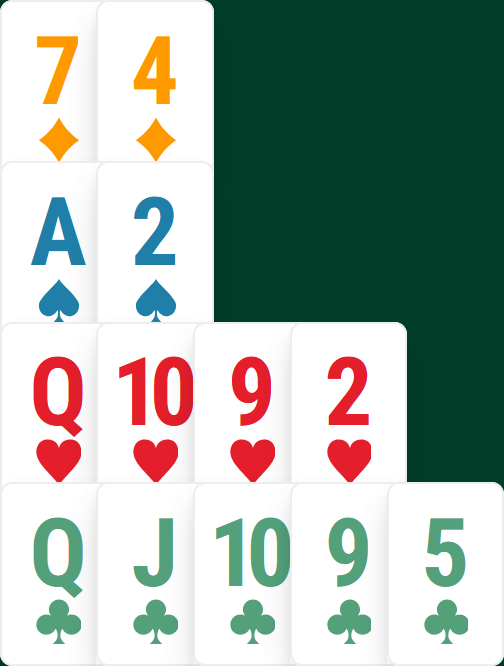
#> input picture hand-ocr/_leftgrid.png, 504 x 666 px; its folder holds only this picture in this run
$ python -i segment.py   (imports and definitions only)
#> lines starting #> are read from the running program, lines starting #| are printed output that depends on the picture; after the words box and inside, x2 and y2 are one past the last pixel; in counts of white or black regions, pixels touching at a corner belong together
"""Card-cell detection + seat grouping (Mode CARDS: app play views).

Real app screenshots (BBO, IntoBridge) are *table play views*, not printed
suit-row diagrams. Structure learned from the fixtures:

- A horizontal N/S hand renders as a run of white mini-cards that visually
  **touch**, so thresholding white yields ONE wide blob; we find that region
  then divide it into cards by pitch. A fanned W/E hand is instead a 2D **grid**
  of cards separated by green gaps, so each card is its own white component
  (isolated at a higher threshold, since the grey seat-label bar bridges the
  bottom row at the strip threshold) -- one component per card, no sub-division.
- Every card carries its **rank glyph above its suit glyph**. Within a strip the
  cards sit on a regular pitch, so the rank glyphs cluster into one column per
  card; each card cell is that column's full-height slice (rank band over suit
  band). Suit is read per-card from the glyph (see recognize), NOT positional.
- **Seat.** BBO keeps N top / S bottom / W left / E right, so for the 2-colour
  BBO path we assign seat by region position (verified against the N/E/S/W
  badges, which agree). IntoBridge *rotates* seats (top can be West), so its
  badge must be read -- that is future work; `read_seat_badges` stays a stub and
  IntoBridge tiles currently mis-seat (and mis-match the BBO atlas), so they are
  flagged, not silently wrong.
- **Face-down hands** (BBO 2-hand: W/E are teal card backs) produce no white
  blob -> that seat is simply absent -> PBN '-'. The centre played card / table
  overlays are rejected by area and by not lying in a hand region.

Vision code imported lazily.
"""

from __future__ import annotations

from dataclasses import dataclass
from typing import Any

# hand-region (merged white cards) filters, as fractions of the image
_HAND_AREA_MIN = 0.008  # a full hand's white area; rejects the centre played card
_STRIP_ASPECT_MIN = 3.0  # w/h above this => a horizontal N/S strip
# glyph filters inside a card
_GLYPH_MIN_AREA, _GLYPH_MIN_H = 40, 12
# individual-card (grid) detection: a fanned/blocky W/E hand is a 2D grid of
# SEPARATE white cards, not a merged strip. At the _hand_blobs threshold (200)
# the grey seat-label bar bridges the bottom card row into one blob; each card
# body is pure white, so a higher threshold isolates every card on its own.
_CARD_WHITE_THR = 235
_CARD_AREA_MIN = 0.001  # one mini-card's white area, as a fraction of the image
_CARD_ASPECT_LO, _CARD_ASPECT_HI = 0.3, 0.75  # a portrait mini-card (strip ~0.67, grid ~0.5)
_CENTRE_BAND = 0.15  # half-width of the central x zone (trick/played cards live here, not hands)
# merged-grid (IntoBridge) detection: its W/E/N/S fans have NO gaps between cards,
# so a whole hand is ONE portrait white blob of four stacked suit rows.
_MERGED_ASPECT_LO, _MERGED_ASPECT_HI = 0.45, 0.9  # a few cards wide, four rows tall (~0.76); not a thin UI bar
_MERGED_H_MIN = 0.28  # tall (spans four suit rows), as a fraction of image height
_MERGED_W_MIN = 0.12  # and several cards wide, as a fraction of image width
# a merged-grid card cell, framed on its suit glyph, expressed in card-pitch units:
_GRID_TOP_ABOVE_SUIT = 1.08  # cell top sits this many pitches above the suit-glyph centre
_GRID_CARD_H = 1.44  # cell height in pitches (rank digits on top, suit below)
# seat-badge circles (IntoBridge): a white letter (N/E/S/W) on a dark disc
_BADGE_H_LO, _BADGE_H_HI = 0.03, 0.05  # letter height as a fraction of image height
_BADGE_X_MAX = 0.88  # ignore the right-hand results panel's avatar badges


@dataclass
class CardCell:
    """One detected mini-card. `index_image` is the top-left corner crop
    holding the rank glyph over the suit glyph."""

    bbox: tuple[int, int, int, int]  # x, y, w, h in the source image
    index_image: Any  # crop of the rank+suit index corner


@dataclass
class HandCluster:
    """A spatially-grouped set of card cells plus the seat read from the
    nearest seat badge. `seat` is None until the badge is classified."""

    cells: list[CardCell]
    seat: str | None
    centroid: tuple[float, float]


def _hand_blobs(bgr: Any) -> list[tuple[int, int, int, int]]:
    """Bounding boxes of the big white card-run regions (one per face-up hand).

    Thresholds near-white, and keeps blobs large enough to be a whole hand (so
    the small centre played card and UI chrome drop out)."""
    import cv2

    h, w = bgr.shape[:2]
    gray = cv2.cvtColor(bgr, cv2.COLOR_BGR2GRAY) if bgr.ndim == 3 else bgr
    _, white = cv2.threshold(gray, 200, 255, cv2.THRESH_BINARY)
    n, _, stats, _ = cv2.connectedComponentsWithStats(white, connectivity=8)
    blobs = []
    for i in range(1, n):
        x, y, bw, bh, area = (int(stats[i, k]) for k in range(5))
        if area > _HAND_AREA_MIN * w * h and bw > 0.05 * w and bh > 0.03 * h:
            blobs.append((x, y, bw, bh))
    return blobs


# [63 lines left out: functions _seat_by_position, _cluster_x, _strip_cards, not called in this run]


def _card_comps(bgr: Any) -> list[tuple[int, int, int, int]]:
    """Bounding boxes of individual white mini-cards (one per face-up card).

    Thresholds white high enough that the grey seat-label bar no longer bridges
    the bottom card row (see `_CARD_WHITE_THR`), so each card body is its own
    portrait component. Applies to strips and grids alike; the caller keeps only
    the grid ones (strip cards are recovered by pitch in `_strip_cards`)."""
    import cv2

    h, w = bgr.shape[:2]
    gray = cv2.cvtColor(bgr, cv2.COLOR_BGR2GRAY) if bgr.ndim == 3 else bgr
    _, white = cv2.threshold(gray, _CARD_WHITE_THR, 255, cv2.THRESH_BINARY)
    n, _, stats, _ = cv2.connectedComponentsWithStats(white, connectivity=8)
    comps = []
    for i in range(1, n):
        x, y, bw, bh, area = (int(stats[i, k]) for k in range(5))
        if area > _CARD_AREA_MIN * w * h and bh > 0.07 * h and _CARD_ASPECT_LO < bw / bh < _CARD_ASPECT_HI:
            comps.append((x, y, bw, bh))
    return comps


def _is_merged_grid(blob: tuple[int, int, int, int], img_h: int, img_w: int) -> bool:
    """A fully-merged (gapless) grid hand: a tall, several-cards-wide portrait
    white blob (excludes thin vertical UI bars and small overlays)."""
    _, _, bw, bh = blob
    return _MERGED_ASPECT_LO < bw / bh < _MERGED_ASPECT_HI and bh > _MERGED_H_MIN * img_h and bw > _MERGED_W_MIN * img_w


def _height_split(heights: list[float]) -> float:
    """Split value between two height clusters (tall rank digits vs short suit
    symbols): the midpoint of the largest gap in the sorted heights."""
    if len(heights) < 2:
        return (heights[0] + 1) if heights else 1.0
    return max((heights[i + 1] - heights[i], (heights[i + 1] + heights[i]) / 2) for i in range(len(heights) - 1))[1]


def _card_pitch(suits: list[tuple[float, float, float, float]]) -> float:
    """Card pitch = median nearest right-neighbour x-gap between suit glyphs that
    share a row (one suit per card, evenly spaced)."""
    import numpy as np

    med_h = float(np.median([s[1] for s in suits]))
    gaps = []
    for a in suits:
        right = [b[2] - a[2] for b in suits if b[2] - a[2] > 0 and abs(b[3] - a[3]) < med_h * 1.2]
        if right:
            gaps.append(min(right))
    return float(np.median(gaps)) if gaps else med_h * 2.1


def _merged_grid_cards(bgr: Any, blob: tuple[int, int, int, int]) -> list[CardCell]:
    """Divide a fully-merged grid hand (IntoBridge fan) into card cells.

    The cards touch with no gaps, so the hand is one white blob of four stacked
    suit rows. Each card carries exactly ONE suit symbol -- a short, ~square
    coloured glyph below its taller rank digit(s) -- so we split the glyphs into
    a tall (rank) and a short (suit) class by height, then anchor a card cell on
    every suit glyph. Anchoring on the suit (one per card) is robust to the
    two-glyph "10"; the cell is framed so the rank sits in `recognize`'s rank
    band and the suit in its suit band."""
    import cv2

    x, y, bw, bh = blob
    gray = cv2.cvtColor(bgr[y : y + bh, x : x + bw], cv2.COLOR_BGR2GRAY)
    _, ink = cv2.threshold(gray, 180, 255, cv2.THRESH_BINARY_INV)
    n, _, stats, cent = cv2.connectedComponentsWithStats(ink, connectivity=8)
    comps = []
    for i in range(1, n):
        gw, gh = int(stats[i, cv2.CC_STAT_WIDTH]), int(stats[i, cv2.CC_STAT_HEIGHT])
        area = int(stats[i, cv2.CC_STAT_AREA])
        if area > _GLYPH_MIN_AREA and _GLYPH_MIN_H < gh < 0.25 * bh:  # 0.25*bh drops the merged card-body blob
            comps.append((float(gw), float(gh), float(cent[i, 0]), float(cent[i, 1])))
    if not comps:
        return []
    thr = _height_split(sorted(c[1] for c in comps))
    suits = [c for c in comps if c[1] < thr and 0.65 < c[0] / c[1] < 1.6]
    if not suits:
        return []
    pitch = _card_pitch(suits)
    half, top_off, card_h, cw = pitch / 2.0, int(_GRID_TOP_ABOVE_SUIT * pitch), int(_GRID_CARD_H * pitch), int(pitch)
    cells = []
    for _, _, sx, sy in suits:
        cx0 = max(0, int(sx - half))
        top = max(0, int(sy) - top_off)
        crop = bgr[y + top : y + top + card_h, x + cx0 : x + cx0 + cw]
        cells.append(CardCell(bbox=(x + cx0, y + top, cw, card_h), index_image=crop))
    return cells


def _grid_cards(bgr: Any, strips: list[tuple[int, int, int, int]]) -> list[CardCell]:
    """CardCells for the fanned/blocky W/E grid hands.

    Each grid card is its own white component (`_card_comps`); we drop any whose
    centre falls inside a strip blob (those are N/S strip cards, divided by pitch
    elsewhere) or in the central x-band (the trick / played cards sit at the
    table centre, never a hand). Each remaining component is a card cell (rank
    over suit), read by the same `recognize` path as strip cells."""
    w = bgr.shape[1]
    cells = []
    for x, y, bw, bh in _card_comps(bgr):
        cx, cy = x + bw / 2, y + bh / 2
        if abs(cx - w / 2) < _CENTRE_BAND * w:
            continue
        if any(sx <= cx <= sx + sw and sy <= cy <= sy + sh for sx, sy, sw, sh in strips):
            continue
        cells.append(CardCell(bbox=(x, y, bw, bh), index_image=bgr[y : y + bh, x : x + bw]))
    return cells


# [8 lines left out: function _group_grid_by_seat, not called in this run]


def find_card_cells(bgr: Any) -> list[CardCell]:
    """Detect mini-card cells across all face-up hands (Mode CARDS).

    Strips (N/S) are divided by card pitch; fanned grids are split into cards two
    ways -- BBO's gapped grids as individual white components (`_grid_cards`),
    IntoBridge's gapless fans as one merged blob divided by suit glyph
    (`_merged_grid_cards`). A face-down hand yields no white cards, so that seat
    stays unknown (PBN '-') rather than wrong."""
    h, w = bgr.shape[:2]
    blobs = _hand_blobs(bgr)
    strips = [b for b in blobs if _is_strip(b)]
    cells = [cell for blob in strips for cell in _strip_cards(bgr, blob)]
    for blob in blobs:
        if _is_merged_grid(blob, h, w):
            cells += _merged_grid_cards(bgr, blob)
    cells += _grid_cards(bgr, strips)
    return cells


def _is_strip(blob: tuple[int, int, int, int]) -> bool:
    return blob[2] / blob[3] >= _STRIP_ASPECT_MIN


# [79 lines left out: functions _make_cluster, cluster_hands, _seat_badge_glyphs, read_seat_badges, segment, not called in this run]

>>> import cv2
>>> picture = cv2.imread('../_leftgrid.png')
#> picture is the input picture: shape (666, 504, 3); mean B, G, R 164.8, 174, 158.6
>>> result = find_card_cells(picture)
#> in _hand_blobs, `gray = cv2.cvtColor(bgr, cv2.COLOR_BGR2GRAY) if bgr.ndim == 3 else bgr`:
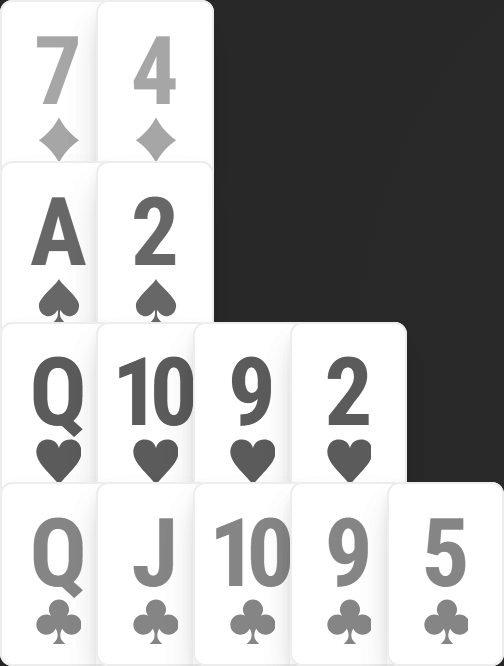
#> gray: shape (666, 504); min 35, max 255, mean 168.3
#> in _hand_blobs, `_, white = cv2.threshold(gray, 200, 255, cv2.THRESH_BINARY)`:
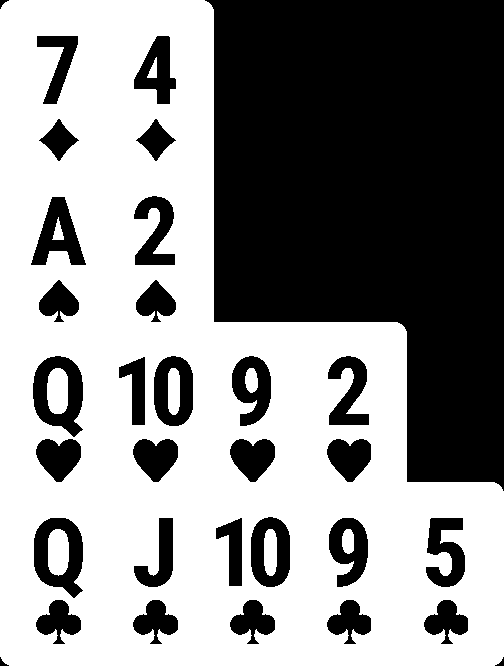
#> white: shape (666, 504); 56.1% white; 32 black regions, largest, box (x1, y1, x2, y2) and area: (205, 0, 504, 491) 109002, (33, 356, 83, 437) 2227, (34, 518, 83, 598) 2188
#> in _hand_blobs, `n, _, stats, _ = cv2.connectedComponentsWithStats(white, connectivity=8)`: n = 10; stats = [[0, 0, 504, 666, 147430], [0, 0, 504, 666, 184694], [147, 57, 10, 21, 120], [52, 217, 12, 23, 146], [47, 368, 21, 46, 847], [168, 368, 12, 47, 515], [245, 368, 13, 25, 259], [48, 529, 21, 47, 854], [264, 529, 13, 47, 544], [342, 529, 12, 25, 255]]
#> the loop in _hand_blobs, `for i in range(1, n):` made 9 passes
#> after the loop in _hand_blobs, `for i in range(1, n):`: blobs = [(0, 0, 504, 666)]
#> in find_card_cells, `strips = [b for b in blobs if _is_strip(b)]`: strips = []
#> the loop in find_card_cells, `for blob in blobs:` made 1 pass
#> (blob, x in _merged_grid_cards, y in _merged_grid_cards, n in _merged_grid_cards, thr in _merged_grid_cards) on pass 1: ((0, 0, 504, 666), 0, 0, 33, 55.5)
#> pass 1, in _merged_grid_cards, `_, ink = cv2.threshold(gray, 180, 255, cv2.THRESH_BINARY_INV)`:
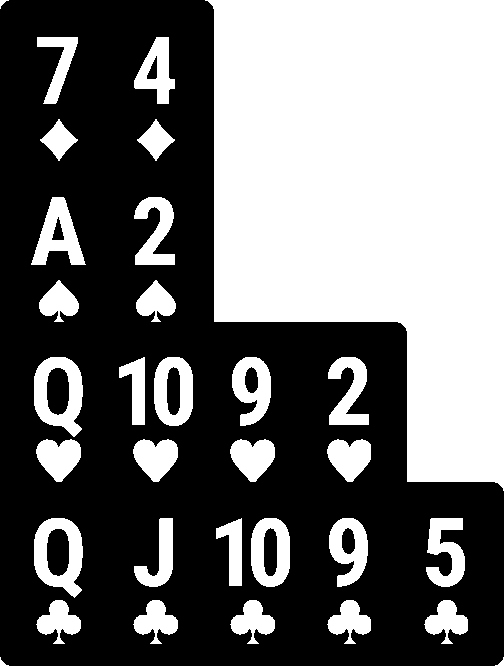
#> ink: shape (666, 504); 43.7% white; 32 white regions, largest, box (x1, y1, x2, y2) and area: (205, 0, 504, 491) 108996, (34, 357, 83, 437) 2155, (34, 518, 83, 598) 2127
#> in _card_comps, `h, w = bgr.shape[:2]`: h = 666; w = 504
#> in _card_comps, `_, white = cv2.threshold(gray, _CARD_WHITE_THR, 255, cv2.THRESH_BINARY)`:
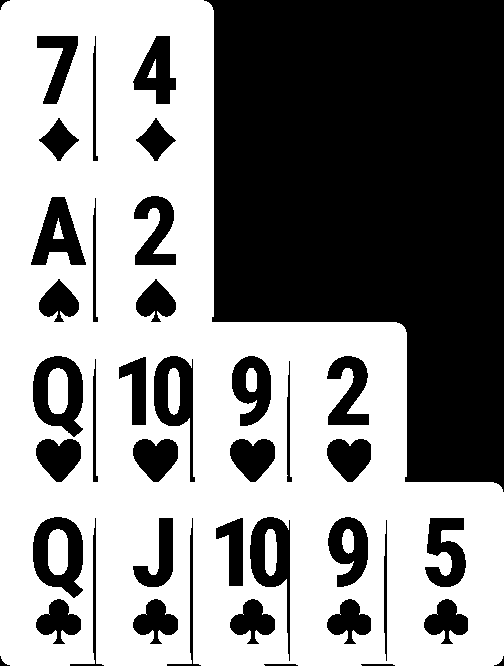
#> white: shape (666, 504); 54.6% white; 41 black regions, largest, box (x1, y1, x2, y2) and area: (204, 0, 504, 492) 109028, (33, 517, 83, 598) 2300, (33, 356, 83, 437) 2298
#> in _card_comps, `n, _, stats, _ = cv2.connectedComponentsWithStats(white, connectivity=8)`: n = 10
#> after the loop in _grid_cards, `for x, y, bw, bh in _card_comps(bgr):`: cells = []
#> result = 13 items

$ run again, on hand-ocr/_wjfull.png
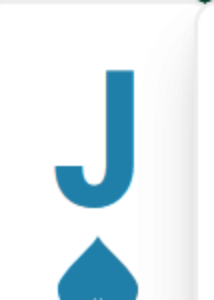
#> input picture hand-ocr/_wjfull.png, 214 x 300 px
#> picture is the input picture: shape (300, 214, 3); mean B, G, R 241.5, 236.3, 224.2
#> in _hand_blobs, `_, white = cv2.threshold(gray, 200, 255, cv2.THRESH_BINARY)`:
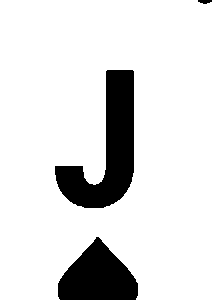
#> white: shape (300, 214); 86.9% white; 3 black regions, box (x1, y1, x2, y2) and area: (55, 70, 134, 208) 5042, (58, 237, 138, 300) 3298, (198, 0, 212, 4) 42
#> in _hand_blobs, `n, _, stats, _ = cv2.connectedComponentsWithStats(white, connectivity=8)`: n = 2; stats = [[55, 0, 157, 300, 8382], [0, 0, 214, 300, 55818]]
#> the loop in _hand_blobs, `for i in range(1, n):` made 1 pass
#> after the loop in _hand_blobs, `for i in range(1, n):`: blobs = [(0, 0, 214, 300)]
#> strips = []
#> the loop in find_card_cells, `for blob in blobs:` made 1 pass
#> (blob, x in _merged_grid_cards, y in _merged_grid_cards, n in _merged_grid_cards, thr in _merged_grid_cards, suits in _merged_grid_cards) on pass 1: ((0, 0, 214, 300), 0, 0, 4, 63, [(80, 62, 97.45, 276.9)])
#> in _card_comps, `h, w = bgr.shape[:2]`: h = 300; w = 214
#> in _card_comps, `_, white = cv2.threshold(gray, _CARD_WHITE_THR, 255, cv2.THRESH_BINARY)`:
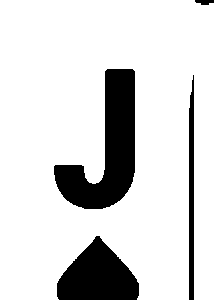
#> white: shape (300, 214); 84.4% white; 4 black regions, box (x1, y1, x2, y2) and area: (54, 69, 135, 209) 5453, (57, 236, 139, 300) 3442, (189, 75, 194, 300) 1050, (195, 0, 214, 5) 72
#> in _card_comps, `n, _, stats, _ = cv2.connectedComponentsWithStats(white, connectivity=8)`: n = 2; stats = [[54, 0, 160, 300, 10017], [0, 0, 214, 300, 54183]]
#> the loop in _grid_cards, `for x, y, bw, bh in _card_comps(bgr):` made 1 pass
#> (x, y, bw, bh, cx, cy) on pass 1: (0, 0, 214, 300, 107, 150)
#> after the loop in _grid_cards, `for x, y, bw, bh in _card_comps(bgr):`: cells = []
#> result = 1 item
